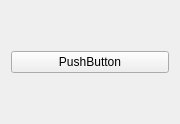
<?xml version="1.0" encoding="UTF-8"?>
<ui version="4.0">
 <class>HelpButton</class>
 <widget class="QWidget" name="HelpButton">
  <property name="geometry">
   <rect>
    <x>0</x>
    <y>0</y>
    <width>180</width>
    <height>124</height>
   </rect>
  </property>
  <property name="windowTitle">
   <string>Form</string>
  </property>
  <layout class="QVBoxLayout" name="verticalLayout">
   <item>
    <widget class="QPushButton" name="pushButton">
     <property name="text">
      <string>PushButton</string>
     </property>
    </widget>
   </item>
  </layout>
 </widget>
 <resources/>
 <connections/>
</ui>
